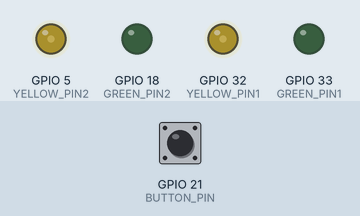
The program below on a simulated ESP32. On the bench: output pins drawn as LEDs (lit = HIGH). Inputs (shaded band) come from the test bench; at power-on: GPIO 21 (BUTTON_PIN) HIGH. WiFi joins after 1.5 s; servers stay silent unless stated; the local clock reads 2024-03-15 10:24:30 at power-on unless the program sets it; what the program prints to the serial monitor is not drawn.

Above: at 0.3 s.
At 2.1 s:
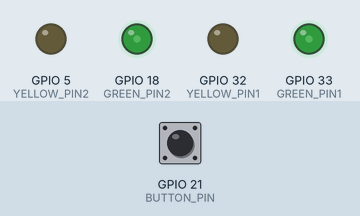
Timing chart, 0 to 3.6 s (numbered marks = the images above):
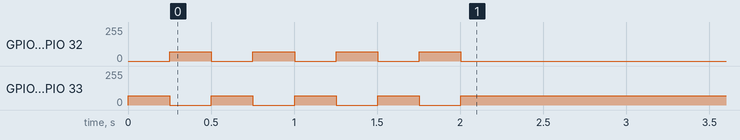

The program:

main.cpp
```cpp
#include <WiFi.h>
#include "time.h"

// NOTE: if local time fails to init from the NTP call, it's likely that NTP requests are being blocked by your router/ISP.

const char* ssid       = "YOUR_NETWORK";
const char* password   = "YOUR_NETWORK_PASSWORD";

const char* ntpServer = "pool.ntp.org";
const long  mstOffset_sec = -7 * 60 * 60;       // MST timezone
// const int   daylightOffset_sec = 0;
const int   daylightOffset_sec = 3600;   // uncomment this when daylight savings begins. Probably.

const int BED_TIME_HOUR = 18;     // 24h time
const int BED_TIME_MINUTES = 49;
const int MORNING_TIME_HOUR = 7;
const int MORNING_TIME_MINUTE = 19;
const int NAPTIME_DURATION_MS = 1000 * 60 * 60;     // 1h minute nap
unsigned long naptimeStart = 0;
bool isNaptime = false;

// These pins apparently can't be used at the same time as wifi: [4,0,2,15,13,12,14,27,25,26]
const int GREEN_PIN1 = 33;
const int GREEN_PIN2 = 18;
const int YELLOW_PIN1 = 32;
const int YELLOW_PIN2 = 5;
const int BUTTON_PIN = 21;

const int GREEN_BRIGHTNESS = 70;
const int YELLOW_BRIGHTNESS = 70;

int notConnectedCounter = 0;

const int freq = 5000;
const int greenLedChannel = 1;
const int yellowLedChannel = 2;
const int resolution = 8;

void greenLightsOn(){
    ledcWrite(yellowLedChannel, LOW);
    ledcWrite(greenLedChannel, GREEN_BRIGHTNESS);
}

void yellowLightsOn(){
    ledcWrite(greenLedChannel, LOW);
    ledcWrite(yellowLedChannel, YELLOW_BRIGHTNESS);
}

void flashNoWifi(){
    // both off
    ledcWrite(greenLedChannel, LOW);
    ledcWrite(yellowLedChannel, LOW);
    // green on
    ledcWrite(greenLedChannel, GREEN_BRIGHTNESS);
    delay(250);
    // green off, yellow on
    ledcWrite(greenLedChannel, LOW);
    ledcWrite(yellowLedChannel, YELLOW_BRIGHTNESS);
    delay(250);
    // yellow off, green on
    ledcWrite(yellowLedChannel, LOW);
    ledcWrite(greenLedChannel, GREEN_BRIGHTNESS);
    delay(250);
    // green off, yellow on
    ledcWrite(greenLedChannel, LOW);
    ledcWrite(yellowLedChannel, YELLOW_BRIGHTNESS);
    delay(250);
    ledcWrite(greenLedChannel, LOW);
    ledcWrite(yellowLedChannel, LOW);
}

void flashNoLocalTime(){
    ledcWrite(greenLedChannel, LOW);
    ledcWrite(yellowLedChannel, LOW);

    ledcWrite(greenLedChannel, GREEN_BRIGHTNESS);
    ledcWrite(yellowLedChannel, YELLOW_BRIGHTNESS);
    delay(150);

    ledcWrite(greenLedChannel, LOW);
    ledcWrite(yellowLedChannel, LOW);
    delay(150);

    ledcWrite(greenLedChannel, GREEN_BRIGHTNESS);
    ledcWrite(yellowLedChannel, YELLOW_BRIGHTNESS);
    delay(150);

    ledcWrite(greenLedChannel, LOW);
    ledcWrite(yellowLedChannel, LOW);
    delay(150);
}

bool isAfterBedtime(tm timeinfo){
    return timeinfo.tm_hour * 60 + timeinfo.tm_min >= BED_TIME_HOUR * 60 + BED_TIME_MINUTES;
}

bool isBeforeWakeTime(tm timeinfo){
    return timeinfo.tm_hour * 60 + timeinfo.tm_min <= MORNING_TIME_HOUR * 60 + MORNING_TIME_MINUTE;
}

void updateBedtimeIndicator()
{
    struct tm timeinfo;
    if(!getLocalTime(&timeinfo)){
        Serial.println("Failed to obtain time");
        // we can't proceed if we don't have the time stored locally.
        // restart and try again.
        flashNoLocalTime();
        ESP.restart();
        return;
    }

    if(isAfterBedtime(timeinfo) || isBeforeWakeTime(timeinfo)){
        yellowLightsOn();
    }else{
        greenLightsOn();
    }

    Serial.println(&timeinfo, "%A, %B %d %Y %H:%M:%S");
}

void setup(){
    Serial.begin(115200);

    ledcSetup(greenLedChannel, freq, resolution);
    ledcSetup(yellowLedChannel, freq, resolution);

    //connect to WiFi
    Serial.printf("Connecting to %s ", ssid);
    WiFi.begin(ssid, password);

    ledcAttachPin(GREEN_PIN1, greenLedChannel);
    ledcAttachPin(GREEN_PIN2, greenLedChannel);
    ledcAttachPin(YELLOW_PIN1, yellowLedChannel);
    ledcAttachPin(YELLOW_PIN2, yellowLedChannel);
    pinMode(BUTTON_PIN, INPUT_PULLUP);
    while(WiFi.status() != WL_CONNECTED) {
        // flash the lights while waiting for a wifi connection
        flashNoWifi();
        Serial.print(".");
        notConnectedCounter++;
        // attempt to connect 20 times and after that restart and try again
        if(notConnectedCounter > 20){
            ESP.restart();
        }
    }
    Serial.println(" CONNECTED");

    //init and get the time
    configTime(mstOffset_sec, daylightOffset_sec, ntpServer);
    updateBedtimeIndicator();

    //disconnect WiFi as it's no longer needed
    WiFi.disconnect(true);
    WiFi.mode(WIFI_OFF);
}

void loop(){
    delay(100);
    // check if it's time to update the bedtime indicators yet
    if(!isNaptime){
        updateBedtimeIndicator();
    }

    // check if the naptime button is being pressed
    if(digitalRead(BUTTON_PIN) == LOW){
        naptimeStart = millis();
        yellowLightsOn();
        isNaptime = true;
        // debounce
        delay(200);
    }
    // check the current time to see if naptime is over
    if(isNaptime && millis() - naptimeStart > NAPTIME_DURATION_MS){
        greenLightsOn();
        isNaptime = false;
    }
}
```
